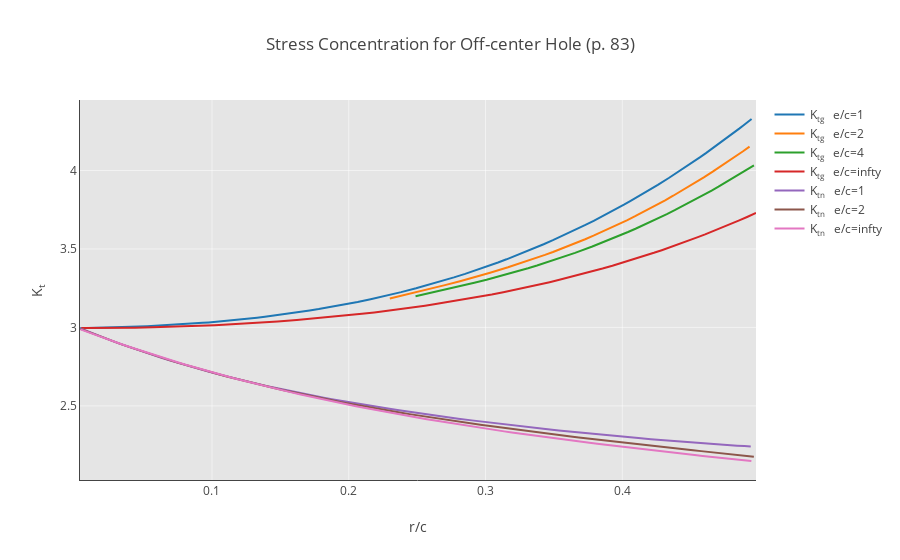

Write notebook code for a chart like this one.
### Markdown cell above
## Off-center hole in tension

For an off-center hole under tension, we have $K_{tg}$ uses stress for the cross-sectional area if no hole was present,
		$K_{tn}$ uses stress at the net section (subtracting hole area).
		$c$ is the distance from the closest edge to the center of the hole,
		$e$ is the distance from the farthest edge to the center of the hole, $r$ is hole radius.

### Code cell
iplot(fig[1])
